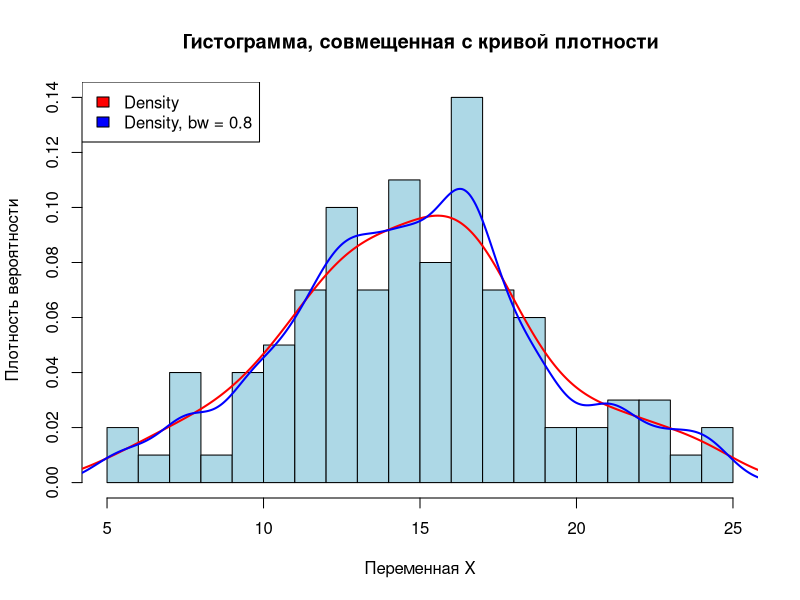
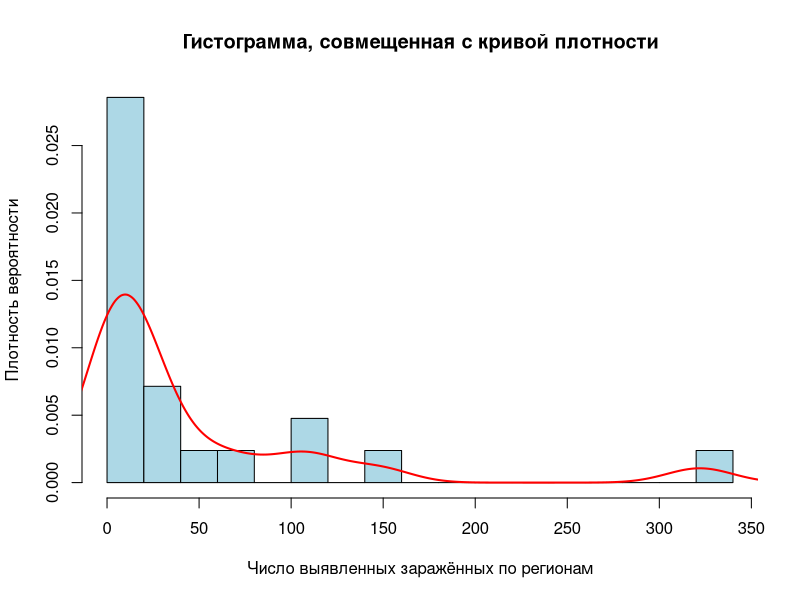
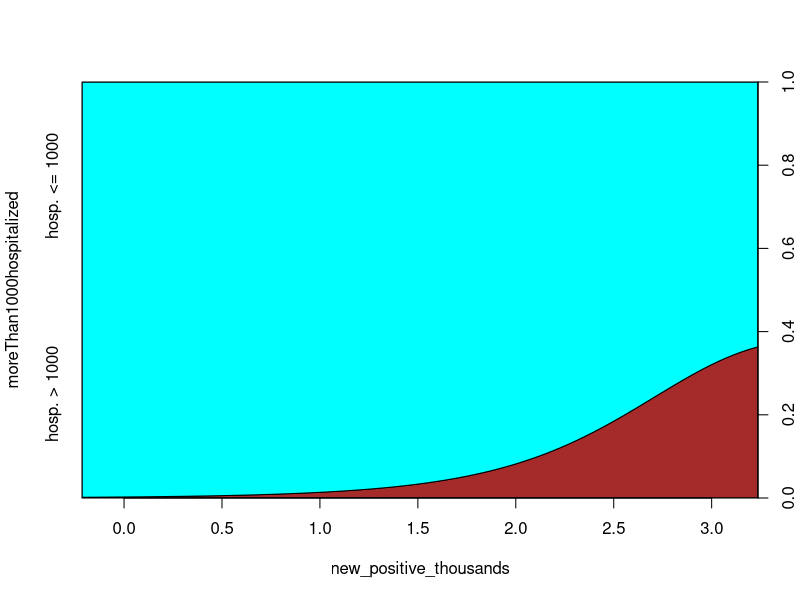

The R script that drew these images, in order: (Note: this script raises an error after producing the figures.)
#!/usr/bin/env Rscript
setwd("~/Documents/study/msu/prog/prac/course3/msu_math_stat_prac_autumn_2020/hw04")

#LIBRARIES
#############################################
library(dplyr)

#FUNCTIONS
#############################################
filterByColumnValue = function (df, column, value) {
  dplyr::filter(df, !!as.symbol(column)==value) 
  # !! discards quotes
  # from column string
}

df = read.csv('COVID-19-in-Italy.csv')

#ЗАДАНИЕ 1
X <- rnorm(n = 100, mean = 15, sd = 5)

hist(X, breaks = 20, freq = FALSE, col = "lightblue",
     xlab = "Переменная X",
     ylab = "Плотность вероятности",
     main = "Гистограмма, совмещенная с кривой плотности")

sign = c('Density', 'Density, bw = 0.8')
Colfill <- c('red', 'blue') #2:(2 + length(sign))

lines(density(X), col = "red", lwd = 2)
lines(density(X, bw = 0.8), col = "blue", lwd = 2)

legend('topleft',  sign, fill = Colfill)

#############################################################

#ЗАДАНИЕ 2
#Найдем ядерную оценку плотности числа зараженных 10 марта
#Выборкой являются значения этого числа в разных регионах

march10  = filterByColumnValue(df, 'date', '2020-03-10 18:00:00')
infected = march10$new_positive

hist(infected, breaks = 20, freq = FALSE, col = "lightblue",
     xlab = "Число выявленных заражённых по регионам",
     ylab = "Плотность вероятности",
     main = "Гистограмма, совмещенная с кривой плотности")

lines(density(infected), col = "red", lwd = 2)

#################################################################

#ЗАДАНИЕ 3

#Для  cdplot создадим новую категориальную переменную -
#Флаг, показывающий, превышает ли количество госпитализированных людей 
#1000 человек.
#График будет для значений числа выявленных больных изображать
#вероятность равенства категориальной переменной тому или иному значению
#(то есть мы исследуем связь между числом больных и госпитализированных


df$moreThan1000hospitalized = df$hospitalized_with_symptoms > 10000
df$moreThan1000hospitalized = factor(df$moreThan1000hospitalized)

df$new_positive_thousands = df$new_positive / 1000

png(file = 'cdplot.png', width = 1700, height = 800)
cdplot(moreThan1000hospitalized ~ new_positive_thousands, col = c("brown", "cyan"),
       yaxlabels = c('hosp. <= 1000', 'hosp. > 1000'), bw = 0.8, data = df)
dev.off()

#На boxplot изобразим распределение числа заражённых за сутки по регионам
#Категориальной переменной для boxplot будет регион Италии.

#В некоторых регионах слишком много зараженных по сравнению с другими регионами
#Это портит график, сравнить между собой остальные регионы
#из-за этого труднее, так что не будем их рассматривать
ejected = df[df$region != 'Lombardia' & df$region != 'Piemonte' 
             & df$region != 'Emilia-Romagna' & df$region != 'Veneto'
             & df$region != 'Liguria' & df$region != 'Toscana', ]

#убираем не встречающиеся (после отбрасывани выше) уровни
#категориальной переменной region,
#чтобы на графике не было регионов, данные по которым мы удалили
ejected$region = droplevels(ejected$region)

png(file = 'boxplot.png', width = 1700, height = 800)
boxplot(new_positive ~ region,
        xlab = "Регионы",
        ylab = "Количество заражённых",
        main = "Распределение числа заражённых за сутки по регионам Италии",
        col = "cyan", data = ejected,
        outline = FALSE) #убираем выбросы с графика
dev.off()

#ЗАДАНИЕ 4
###################################################################
#Нарисуем круговую диаграмму для суммарного количества случаев заболевания
#по регионам по данным на 29.07.2020

july29 = df[df$region != 'Lombardia' 
            & df$region != 'Sardegna'
            & df$date == "2020-07-29 17:00:00",]

cases = july29$total_cases
#Напишем для каждого региона количество случаев и число процентов
#От общего числа случаев
lbl = sprintf("%s (%d, %.1f%s)", july29$region, cases, 100 * cases/sum(cases), "%")

png(file = 'pieplot.png', width = 1700, height = 800)
pie(cases, labels = lbl, radius = 1,
    main = 'Суммарное число заражённых по регионам Италии (29.07.2020)')
dev.off()
